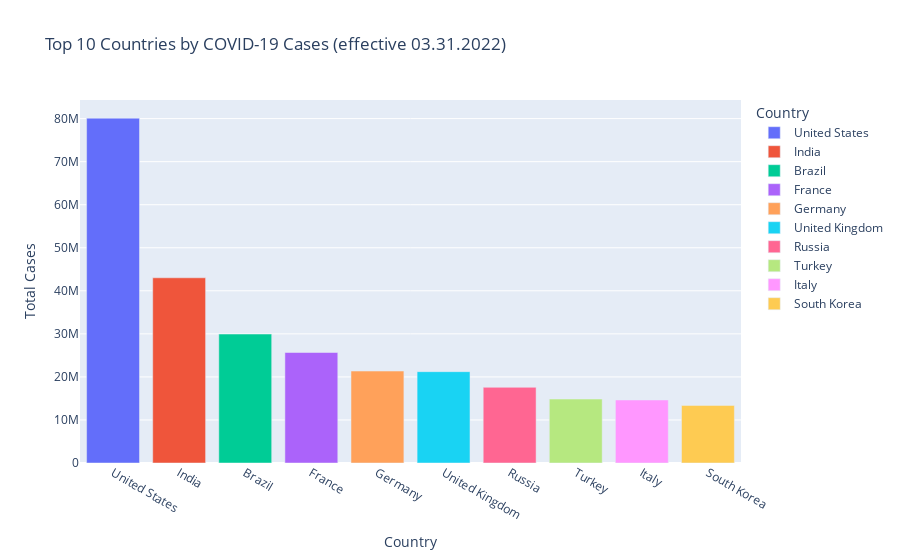

The cell this chart's notebook holds for it:
### Code cell
fig = px.bar(top_10_by_cases, x='location', y='total_cases', 
            color='location',
            title='Top 10 Countries by COVID-19 Cases (effective 03.31.2022)',
            labels={"location": "Country",
                    "total_cases": "Total Cases"})

fig.show()

### Figure 1 — Plotly figure (JSON) as saved in the notebook; plotly's stock layout.template omitted (floating-point values rounded to 4 significant figures)
{"data": [{"alignmentgroup": "True", "hovertemplate": "Country=%{x}<br>Total Cases=%{y}<extra></extra>", "legendgroup": "United States", "marker": {"color": "#636efa", "pattern": {"shape": ""}}, "name": "United States", "offsetgroup": "United States", "orientation": "v", "showlegend": true, "textposition": "auto", "type": "bar", "x": ["United States"], "xaxis": "x", "y": [80109345], "yaxis": "y"}, {"alignmentgroup": "True", "hovertemplate": "Country=%{x}<br>Total Cases=%{y}<extra></extra>", "legendgroup": "India", "marker": {"color": "#EF553B", "pattern": {"shape": ""}}, "name": "India", "offsetgroup": "India", "orientation": "v", "showlegend": true, "textposition": "auto", "type": "bar", "x": ["India"], "xaxis": "x", "y": [43025775], "yaxis": "y"}, {"alignmentgroup": "True", "hovertemplate": "Country=%{x}<br>Total Cases=%{y}<extra></extra>", "legendgroup": "Brazil", "marker": {"color": "#00cc96", "pattern": {"shape": ""}}, "name": "Brazil", "offsetgroup": "Brazil", "orientation": "v", "showlegend": true, "textposition": "auto", "type": "bar", "x": ["Brazil"], "xaxis": "x", "y": [29951670], "yaxis": "y"}, {"alignmentgroup": "True", "hovertemplate": "Country=%{x}<br>Total Cases=%{y}<extra></extra>", "legendgroup": "France", "marker": {"color": "#ab63fa", "pattern": {"shape": ""}}, "name": "France", "offsetgroup": "France", "orientation": "v", "showlegend": true, "textposition": "auto", "type": "bar", "x": ["France"], "xaxis": "x", "y": [25668176], "yaxis": "y"}, {"alignmentgroup": "True", "hovertemplate": "Country=%{x}<br>Total Cases=%{y}<extra></extra>", "legendgroup": "Germany", "marker": {"color": "#FFA15A", "pattern": {"shape": ""}}, "name": "Germany", "offsetgroup": "Germany", "orientation": "v", "showlegend": true, "textposition": "auto", "type": "bar", "x": ["Germany"], "xaxis": "x", "y": [21357095], "yaxis": "y"}, {"alignmentgroup": "True", "hovertemplate": "Country=%{x}<br>Total Cases=%{y}<extra></extra>", "legendgroup": "United Kingdom", "marker": {"color": "#19d3f3", "pattern": {"shape": ""}}, "name": "United Kingdom", "offsetgroup": "United Kingdom", "orientation": "v", "showlegend": true, "textposition": "auto", "type": "bar", "x": ["United Kingdom"], "xaxis": "x", "y": [21216038], "yaxis": "y"}, {"alignmentgroup": "True", "hovertemplate": "Country=%{x}<br>Total Cases=%{y}<extra></extra>", "legendgroup": "Russia", "marker": {"color": "#FF6692", "pattern": {"shape": ""}}, "name": "Russia", "offsetgroup": "Russia", "orientation": "v", "showlegend": true, "textposition": "auto", "type": "bar", "x": ["Russia"], "xaxis": "x", "y": [17583111], "yaxis": "y"}, {"alignmentgroup": "True", "hovertemplate": "Country=%{x}<br>Total Cases=%{y}<extra></extra>", "legendgroup": "Turkey", "marker": {"color": "#B6E880", "pattern": {"shape": ""}}, "name": "Turkey", "offsetgroup": "Turkey", "orientation": "v", "showlegend": true, "textposition": "auto", "type": "bar", "x": ["Turkey"], "xaxis": "x", "y": [14860560], "yaxis": "y"}, {"alignmentgroup": "True", "hovertemplate": "Country=%{x}<br>Total Cases=%{y}<extra></extra>", "legendgroup": "Italy", "marker": {"color": "#FF97FF", "pattern": {"shape": ""}}, "name": "Italy", "offsetgroup": "Italy", "orientation": "v", "showlegend": true, "textposition": "auto", "type": "bar", "x": ["Italy"], "xaxis": "x", "y": [14642354], "yaxis": "y"}, {"alignmentgroup": "True", "hovertemplate": "Country=%{x}<br>Total Cases=%{y}<extra></extra>", "legendgroup": "South Korea", "marker": {"color": "#FECB52", "pattern": {"shape": ""}}, "name": "South Korea", "offsetgroup": "South Korea", "orientation": "v", "showlegend": true, "textposition": "auto", "type": "bar", "x": ["South Korea"], "xaxis": "x", "y": [13375818], "yaxis": "y"}], "layout": {"barmode": "relative", "legend": {"title": {"text": "Country"}, "tracegroupgap": 0}, "title": {"text": "Top 10 Countries by COVID-19 Cases (effective 03.31.2022)"}, "xaxis": {"anchor": "y", "categoryarray": ["United States", "India", "Brazil", "France", "Germany", "United Kingdom", "Russia", "Turkey", "Italy", "South Korea"], "categoryorder": "array", "domain": [0, 1], "title": {"text": "Country"}}, "yaxis": {"anchor": "x", "domain": [0, 1], "title": {"text": "Total Cases"}}}}
